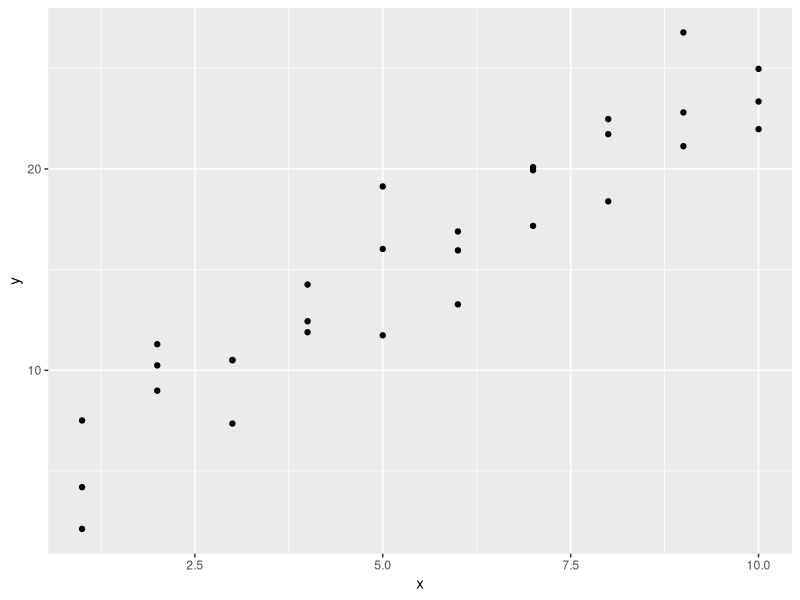
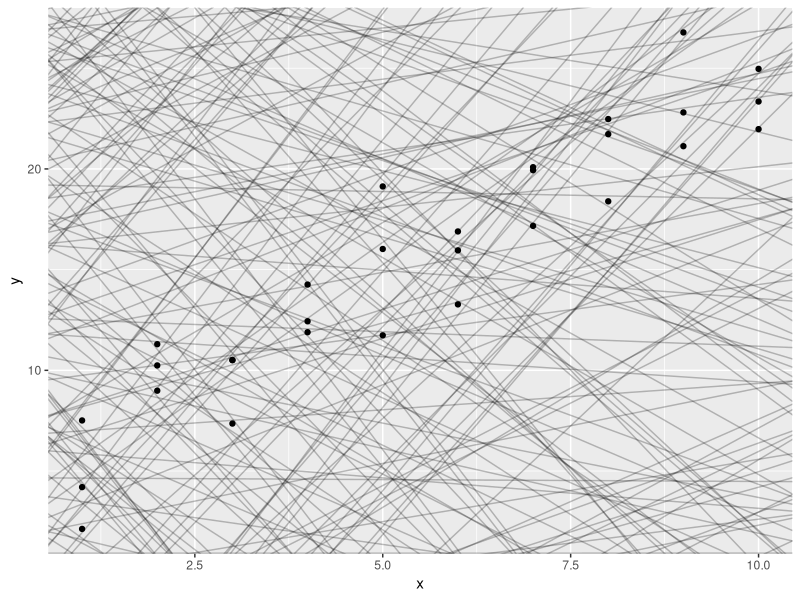
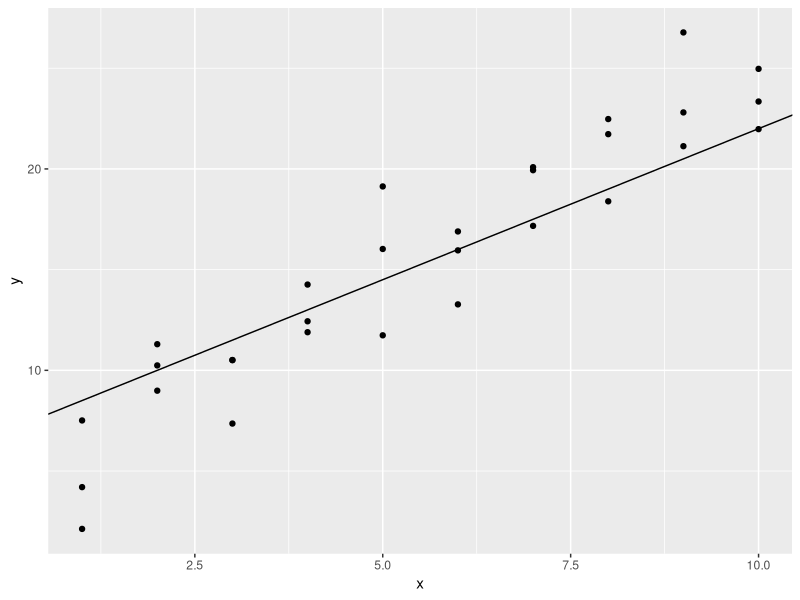
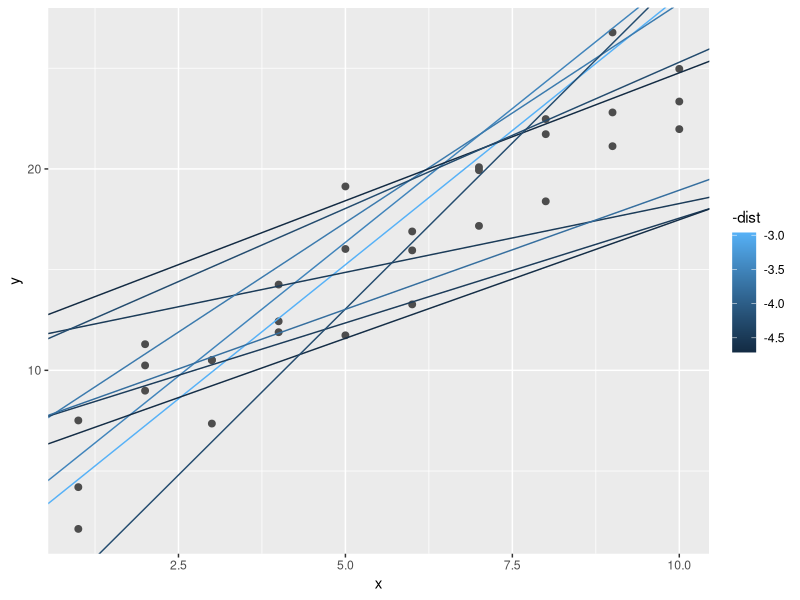
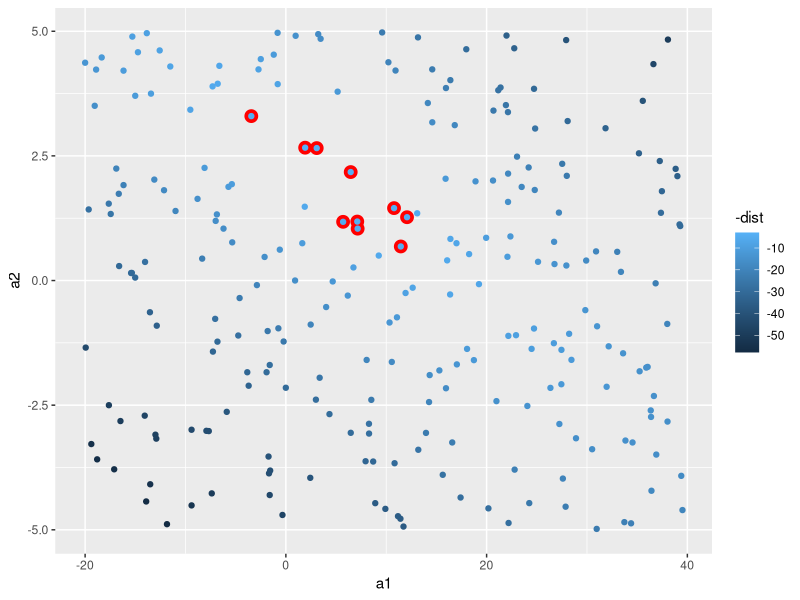
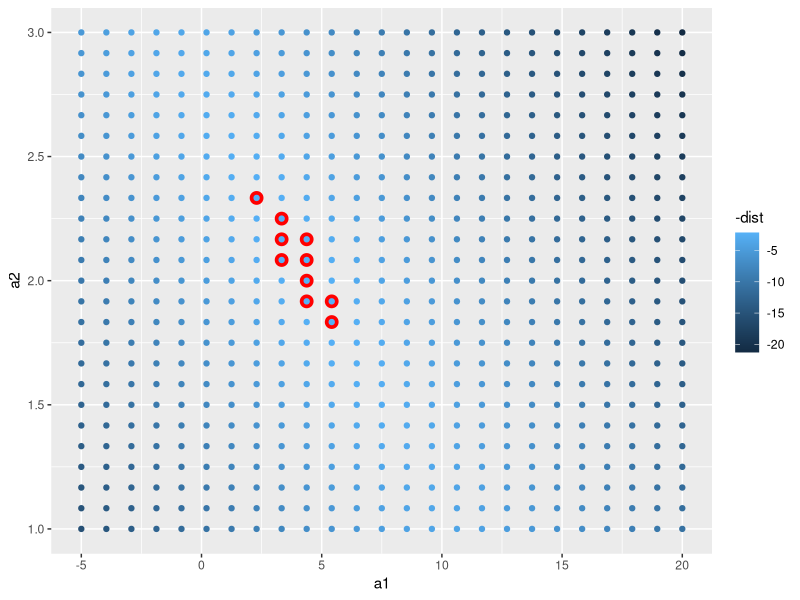
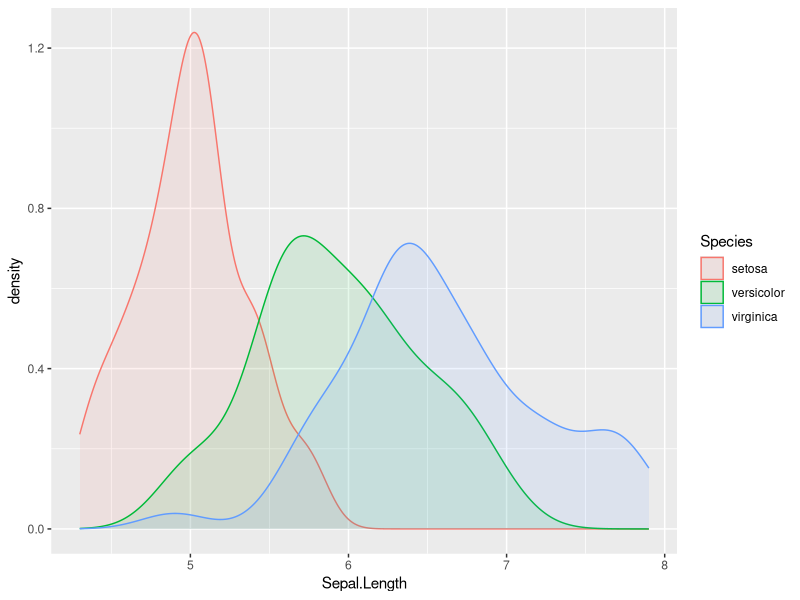

Generate these figures, in order, with R:
## ---- chunk 1
library(tidyverse) # set of libraries

library(modelr)
options(na.action = na.warn)
## ---- chunk 2
ggplot(sim1, aes(x, y)) + 
  geom_point()
## ---- chunk 3
models <- tibble(
  a1 = runif(250, -20, 40),
  a2 = runif(250, -5, 5)
)

ggplot(sim1, aes(x, y)) + 
  geom_abline(aes(intercept = a1, slope = a2), data = models, alpha = 1/4) +
  geom_point() 
## ---- chunk 4
model1 <- function(a, data) {
  a[1] + data$x * a[2]
}
model1(c(7, 1.5), sim1) # an example model's predictions
## ---- chunk 5
df <- tibble(
  b = 7,
  y = 1.5
) # remember, y = mx + b

# add ggplot here
## ---- chunk 6
ggplot(sim1) + 
  geom_abline(aes(intercept = b, slope = y), data = df) +
  geom_point(aes(x, y))
## ---- chunk 7
measure_distance <- function(mod, data) {
  diff <- data$y - model1(mod, data)
  sqrt(mean(diff ^ 2))
}
measure_distance(c(7, 1.50), sim1) # example model distance (average)
## ---- chunk 8
sim1_dist <- function(a1, a2) {
  measure_distance(c(a1, a2), sim1)
} # using fucntion from before... 

# add "dist" col for each model
models <- models %>% 
  mutate(dist = purrr::map2_dbl(a1, a2, sim1_dist))
models # print results
## ---- chunk 9
ggplot(sim1, aes(x, y)) + 
  geom_point(size = 2, colour = "grey30") + 
  geom_abline(
    aes(intercept = a1, slope = a2, colour = -dist), 
    data = filter(models, rank(dist) <= 10)
  )
## ---- chunk 10
ggplot(models, aes(a1, a2)) +
  geom_point(data = filter(models, rank(dist) <= 10), size = 4, colour = "red") +
  geom_point(aes(colour = -dist))
## ---- chunk 11
grid <- expand.grid(
  a1 = seq(-5, 20, length = 25),
  a2 = seq(1, 3, length = 25)
  ) %>% 
  mutate(dist = purrr::map2_dbl(a1, a2, sim1_dist))
## ---- chunk 12
grid %>% 
  ggplot(aes(a1, a2)) +
  geom_point(data = filter(grid, rank(dist) <= 10), size = 4, colour = "red") +
  geom_point(aes(colour = -dist)) 
## ---- chunk 13
iris %>% 
  ggplot(aes(Sepal.Length)) +
  geom_density(aes(fill = Species, colour = Species), alpha=0.1) 
## ---- chunk 14
t.test( filter(iris, Species == "setosa")$Sepal.Length,
        filter(iris, Species == "versicolor")$Sepal.Length) 
